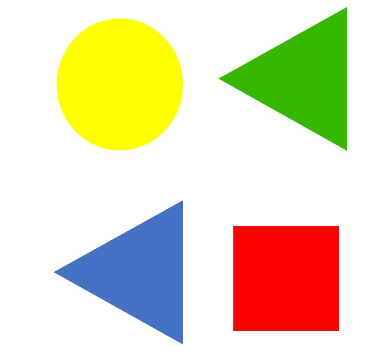
#> input picture notebooks/yinshuo/ImageTest/Image1.jpg, 371 x 359 px, given in place of the camera
$ python balltrack_region.py
#> lines starting #> are read from the running program, lines starting #| are printed output that depends on the picture; after the words box and inside, x2 and y2 are one past the last pixel; in counts of white or black regions, pixels touching at a corner belong together
#modify this and lower data rate!!!

#working! find ways to distinguish ball and envelop

#correct! do a color space transform and then shape detect!

#merge shape detect success
from collections import deque

import numpy as np
import argparse
import cv2
import imutils
import time

def detect_shape(c):
    shape = "empty"
    peri = cv2.arcLength(c, True)
    approx = cv2.approxPolyDP(c, 0.04 * peri, True)

    # Triangle
    if len(approx) == 3:
        shape = "triangle"

    # Square or rectangle
    elif len(approx) == 4:
        (x, y, w, h) = cv2.boundingRect(approx)
        ar = w / float(h)

        # A square will have an aspect ratio that is approximately
        # equal to one, otherwise, the shape is a rectangle
        shape = "square" if ar >= 0.95 and ar <= 1.05 else "rectangle"

    # Pentagon
    elif len(approx) == 5:
        shape = "pentagon"

    # Otherwise assume as circle or oval
    else:
        (x, y, w, h) = cv2.boundingRect(approx)

        shape = "circle"

    return shape


cam = cv2.VideoCapture(0)
#try 1920 1080
#original as 1280 720
cam.set(cv2.CAP_PROP_FRAME_WIDTH, 1920)
cam.set(cv2.CAP_PROP_FRAME_HEIGHT, 1080)


# define the lower and upper boundaries of the "green"
# ball in the HSV color space, then initialize the
# list of tracked points
#original: (29, 86, 6) and (64, 255, 255)
#use redLower = (160, 100, 100)
# redUpper = (179, 255, 255) for red
#use blueLower = (40, 45, 80)
# blueUpper = (121, 255, 255)
greenLower = (30, 86, 46)
greenUpper = (100, 255, 255)
#red and blue colorspace as well

# allow the camera or video file to warm up
time.sleep(1.0)

# keep looping
while True:
	# grab the current frame
	ret, frame = cam.read()
#> frame is the input picture: shape (359, 371, 3); mean B, G, R 187, 218.8, 227.7

	blurred = cv2.GaussianBlur(frame, (11, 11), 0)
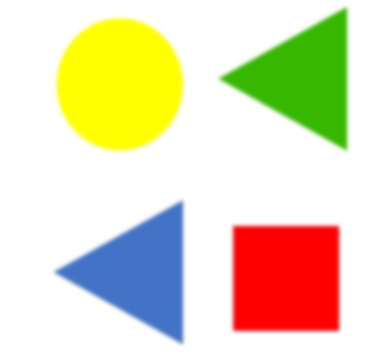
#> blurred: shape (359, 371, 3); mean B, G, R 187, 218.8, 227.7
	hsv = cv2.cvtColor(blurred, cv2.COLOR_BGR2HSV)
#> hsv: shape (359, 371, 3); mean H, S, V 17.9, 75, 245.7
	# construct a mask for the color "green", then perform
	# a series of dilations and erosions to remove any small
	# blobs left in the mask
	mask = cv2.inRange(hsv, greenLower, greenUpper)
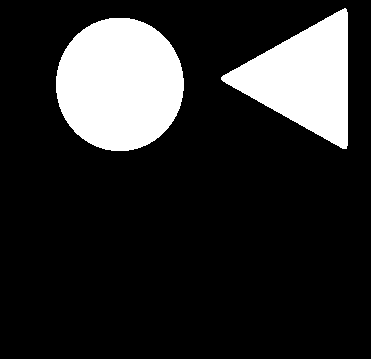
#> mask: shape (359, 371); 17.2% white; 2 white regions, box (x1, y1, x2, y2) and area: (56, 18, 184, 151) 13414, (221, 8, 348, 149) 9477
	mask = cv2.erode(mask, None, iterations=2)
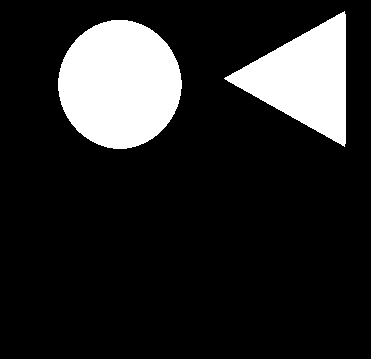
#> mask: shape (359, 371); 15.6% white; 2 white regions, box (x1, y1, x2, y2) and area: (58, 20, 182, 149) 12386, (224, 11, 346, 147) 8424
	mask = cv2.dilate(mask, None, iterations=2)
#> mask: shape (359, 371); 17.2% white; 2 white regions

	# find contours in the mask and initialize the current
	# (x, y) center of the ball
	cnts = cv2.findContours(mask, cv2.RETR_EXTERNAL,
		cv2.CHAIN_APPROX_SIMPLE)
#> cnts = 2 contours; box (x1, y1, x2, y2) and area: (56, 18, 184, 151) 13229, (222, 9, 348, 149) 9276
	cnts = imutils.grab_contours(cnts)
	center = None
	#0 for not found
	region = 0
	# only proceed if at least one contour was found
	if len(cnts) > 0:
		# find the largest contour in the mask, then use
		# it to compute the minimum enclosing circle and
		# centroid
		for c in cnts:
			shape = detect_shape(c)
			if shape == "circle" :
				((x, y), radius) = cv2.minEnclosingCircle(c)
				# only proceed if the radius meets a minimum size
				#original size as 10
				if radius > 3:
					M = cv2.moments(c)
					center = (int(M["m10"] / M["m00"]), int(M["m01"] / M["m00"]))

					#top left
					if center[0] < 640 and center[1] < 540:
						region = 1
					#top middle
					if 639 < center[0] and center[0] < 1280 and center[1] < 540:
						region = 2
					#top right
					if 1279 < center[0] and center[0] < 1920 and center[1] < 540:
						region = 3
					#bottom left
					if center[0] < 640 and center[1] > 539:
						region = 4
					#bottom middle
					if 639 < center[0] and center[0] < 1280 and center[1] > 539:
						region = 5
					#bottom right
					if 1279 < center[0] and center[0] < 1920 and center[1] > 539:
						region = 6
#> this loop made 2 passes
#> (shape, peri in detect_shape, w in detect_shape, h in detect_shape, radius, center) on pass 1: ('circle', 430.1, 127, 133, 66.68, (119, 83))
#> (shape, peri in detect_shape, approx in detect_shape) on pass 2: ('triangle', 447.7, [[346, 9], [222, 80], [346, 148]])

	print("region is:", region)
#| region is: 1


	# update the points queue


	#delete this for final project
	# loop over the set of tracked points

	key = cv2.waitKey(1) & 0xFF
#> (key q is pressed here)
	# if the 'q' key is pressed, stop the loop
	if key == ord("q"):
		break

cam.release()

# close all windows
cv2.destroyAllWindows()

$ run again, on notebooks/yinshuo/ImageTest/Image2.jpg
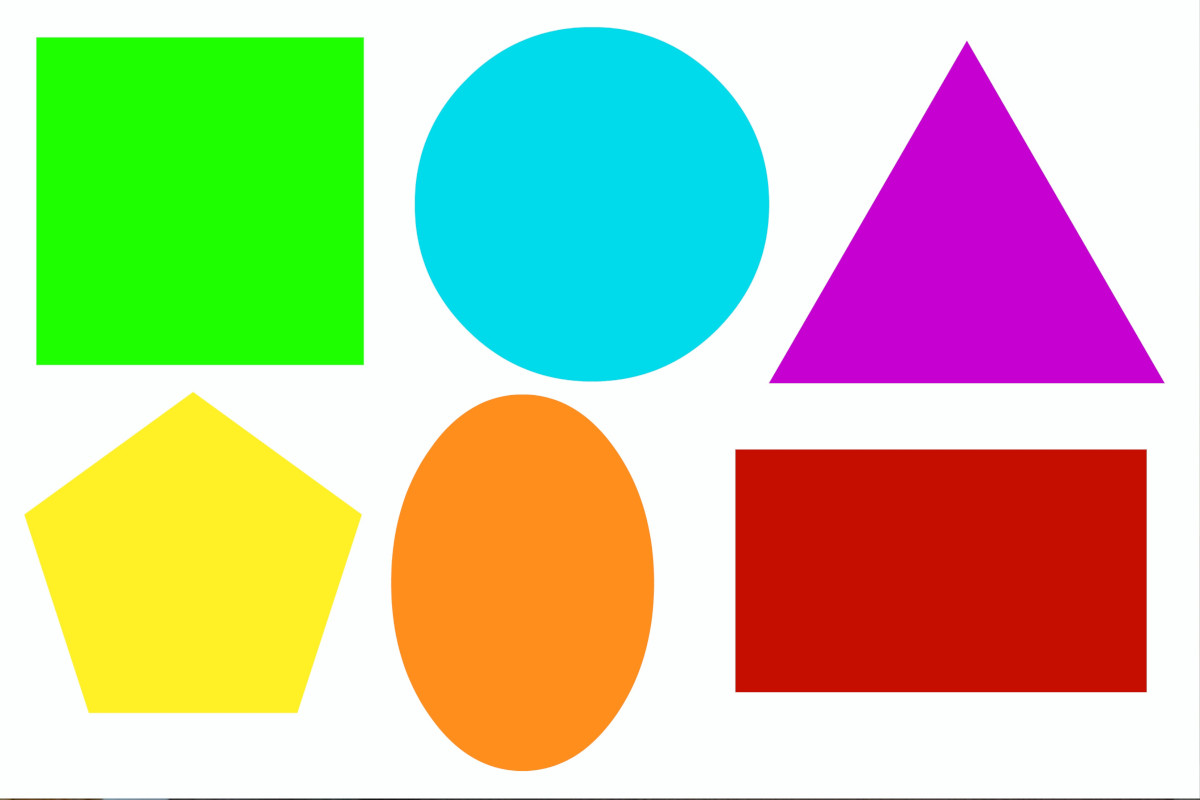
#> input picture notebooks/yinshuo/ImageTest/Image2.jpg, 1200 x 800 px, given in place of the camera
#> frame is the input picture: shape (800, 1200, 3); mean B, G, R 158.4, 197.5, 192.2
#> hsv: shape (800, 1200, 3); mean H, S, V 62.8, 135.2, 243.2
#> `mask = cv2.inRange(hsv, greenLower, greenUpper)`:
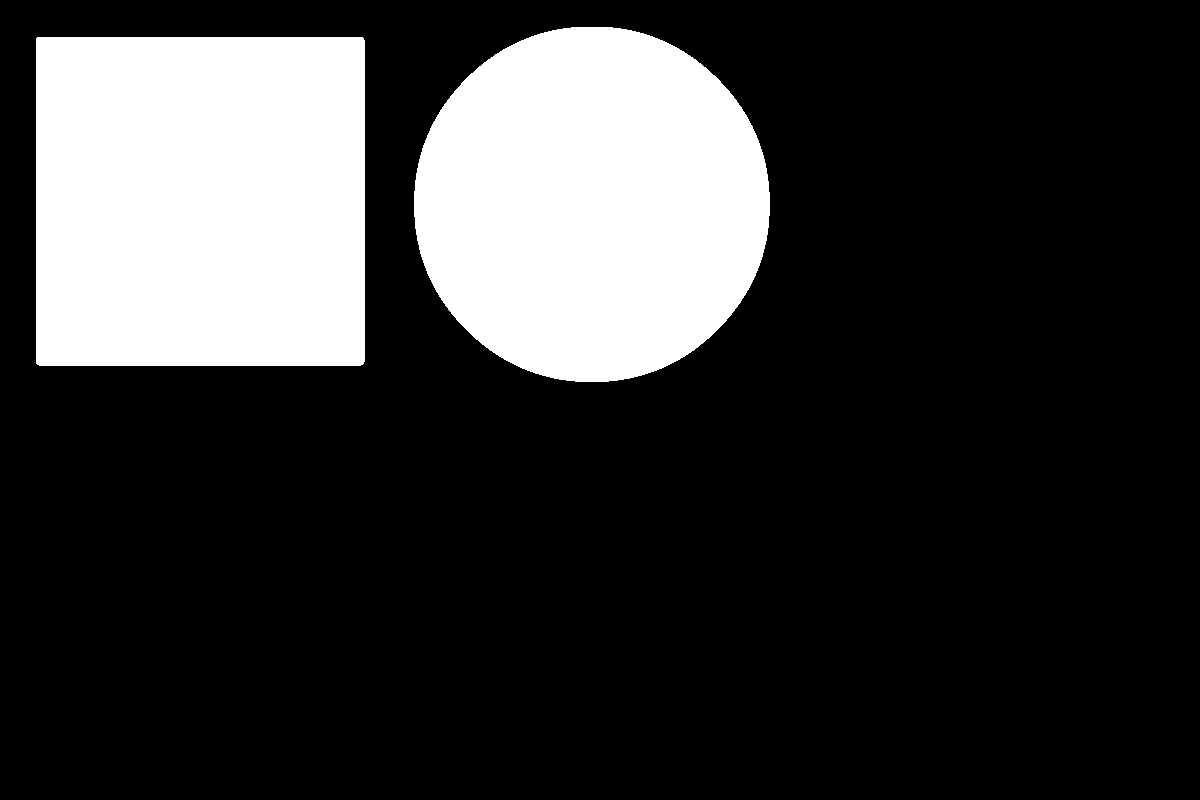
#> mask: shape (800, 1200); 21.7% white; 2 white regions, box (x1, y1, x2, y2) and area: (36, 37, 365, 366) 108224, (414, 27, 770, 382) 99696
#> `mask = cv2.erode(mask, None, iterations=2)`:
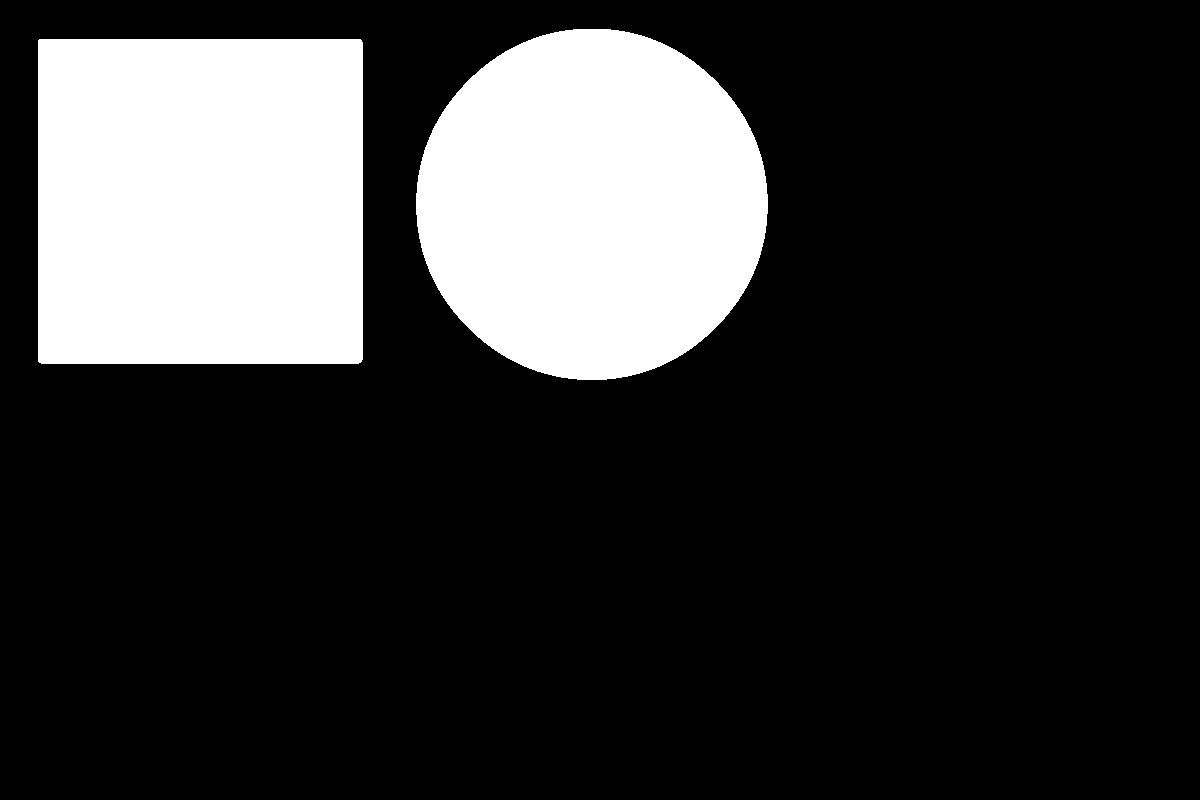
#> mask: shape (800, 1200); 21.1% white; 2 white regions
#> cnts = 2 contours; box (x1, y1, x2, y2) and area: (36, 37, 365, 366) 107571, (414, 27, 770, 382) 99193
#> the loop `for c in cnts:` made 2 passes
#> (shape, peri in detect_shape, w in detect_shape, h in detect_shape, radius, center) on pass 2: ('circle', 1175.5, 350, 351, 178.4, (591, 203))
#| region is: 1
